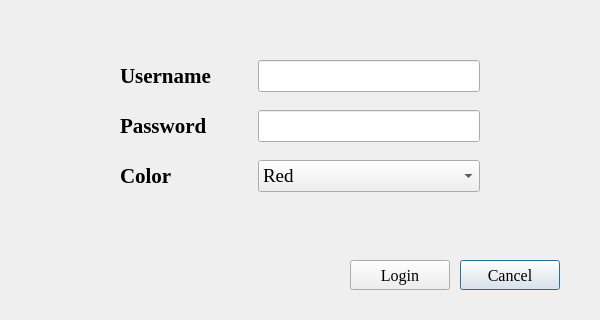
<?xml version="1.0" encoding="UTF-8"?>
<ui version="4.0">
 <class>login_dialog</class>
 <widget class="QDialog" name="login_dialog">
  <property name="geometry">
   <rect>
    <x>0</x>
    <y>0</y>
    <width>600</width>
    <height>320</height>
   </rect>
  </property>
  <property name="windowTitle">
   <string>Dialog</string>
  </property>
  <widget class="QPushButton" name="cancel_btn">
   <property name="geometry">
    <rect>
     <x>460</x>
     <y>260</y>
     <width>100</width>
     <height>30</height>
    </rect>
   </property>
   <property name="font">
    <font>
     <family>Times New Roman</family>
     <pointsize>12</pointsize>
    </font>
   </property>
   <property name="text">
    <string>Cancel</string>
   </property>
  </widget>
  <widget class="QLabel" name="color_label">
   <property name="geometry">
    <rect>
     <x>120</x>
     <y>160</y>
     <width>68</width>
     <height>31</height>
    </rect>
   </property>
   <property name="font">
    <font>
     <family>Times New Roman</family>
     <pointsize>16</pointsize>
     <weight>75</weight>
     <bold>true</bold>
    </font>
   </property>
   <property name="styleSheet">
    <string notr="true">border-color: rgba(255, 255, 255, 0);
background-color: rgba(255, 255, 255, 0);</string>
   </property>
   <property name="text">
    <string>Color</string>
   </property>
  </widget>
  <widget class="QLineEdit" name="username_line_edit">
   <property name="geometry">
    <rect>
     <x>258</x>
     <y>60</y>
     <width>222</width>
     <height>32</height>
    </rect>
   </property>
   <property name="font">
    <font>
     <family>Times New Roman</family>
     <pointsize>14</pointsize>
    </font>
   </property>
   <property name="text">
    <string/>
   </property>
  </widget>
  <widget class="QLineEdit" name="password_line_edit">
   <property name="geometry">
    <rect>
     <x>258</x>
     <y>110</y>
     <width>222</width>
     <height>32</height>
    </rect>
   </property>
   <property name="font">
    <font>
     <family>Times New Roman</family>
     <pointsize>14</pointsize>
    </font>
   </property>
   <property name="echoMode">
    <enum>QLineEdit::Password</enum>
   </property>
  </widget>
  <widget class="QPushButton" name="login_btn">
   <property name="geometry">
    <rect>
     <x>350</x>
     <y>260</y>
     <width>100</width>
     <height>30</height>
    </rect>
   </property>
   <property name="font">
    <font>
     <family>Times New Roman</family>
     <pointsize>12</pointsize>
    </font>
   </property>
   <property name="text">
    <string>Login</string>
   </property>
  </widget>
  <widget class="QLabel" name="username_label">
   <property name="geometry">
    <rect>
     <x>120</x>
     <y>60</y>
     <width>118</width>
     <height>31</height>
    </rect>
   </property>
   <property name="font">
    <font>
     <family>Times New Roman</family>
     <pointsize>16</pointsize>
     <weight>75</weight>
     <bold>true</bold>
    </font>
   </property>
   <property name="styleSheet">
    <string notr="true">border-color: rgba(255, 255, 255, 0);
background-color: rgba(255, 255, 255, 0);</string>
   </property>
   <property name="text">
    <string>Username</string>
   </property>
  </widget>
  <widget class="QComboBox" name="color_combo_box">
   <property name="geometry">
    <rect>
     <x>258</x>
     <y>160</y>
     <width>222</width>
     <height>32</height>
    </rect>
   </property>
   <property name="font">
    <font>
     <family>Times New Roman</family>
     <pointsize>14</pointsize>
    </font>
   </property>
   <item>
    <property name="text">
     <string>Red</string>
    </property>
    <property name="icon">
     <iconset>
      <normalon>ressource/game_piece_red.png</normalon>
     </iconset>
    </property>
   </item>
   <item>
    <property name="text">
     <string>Blue</string>
    </property>
    <property name="icon">
     <iconset>
      <normaloff>ressource/game_piece_blue.png</normaloff>ressource/game_piece_blue.png</iconset>
    </property>
   </item>
   <item>
    <property name="text">
     <string>Green</string>
    </property>
    <property name="icon">
     <iconset>
      <normaloff>ressource/game_piece_green.png</normaloff>ressource/game_piece_green.png</iconset>
    </property>
   </item>
   <item>
    <property name="text">
     <string>Yellow</string>
    </property>
    <property name="icon">
     <iconset>
      <normaloff>ressource/game_piece_yellow.png</normaloff>ressource/game_piece_yellow.png</iconset>
    </property>
   </item>
  </widget>
  <widget class="QLabel" name="password_label">
   <property name="geometry">
    <rect>
     <x>120</x>
     <y>110</y>
     <width>113</width>
     <height>31</height>
    </rect>
   </property>
   <property name="font">
    <font>
     <family>Times New Roman</family>
     <pointsize>16</pointsize>
     <weight>75</weight>
     <bold>true</bold>
    </font>
   </property>
   <property name="styleSheet">
    <string notr="true">border-color: rgba(255, 255, 255, 0);
background-color: rgba(255, 255, 255, 0);</string>
   </property>
   <property name="text">
    <string>Password</string>
   </property>
  </widget>
 </widget>
 <resources/>
 <connections/>
</ui>
